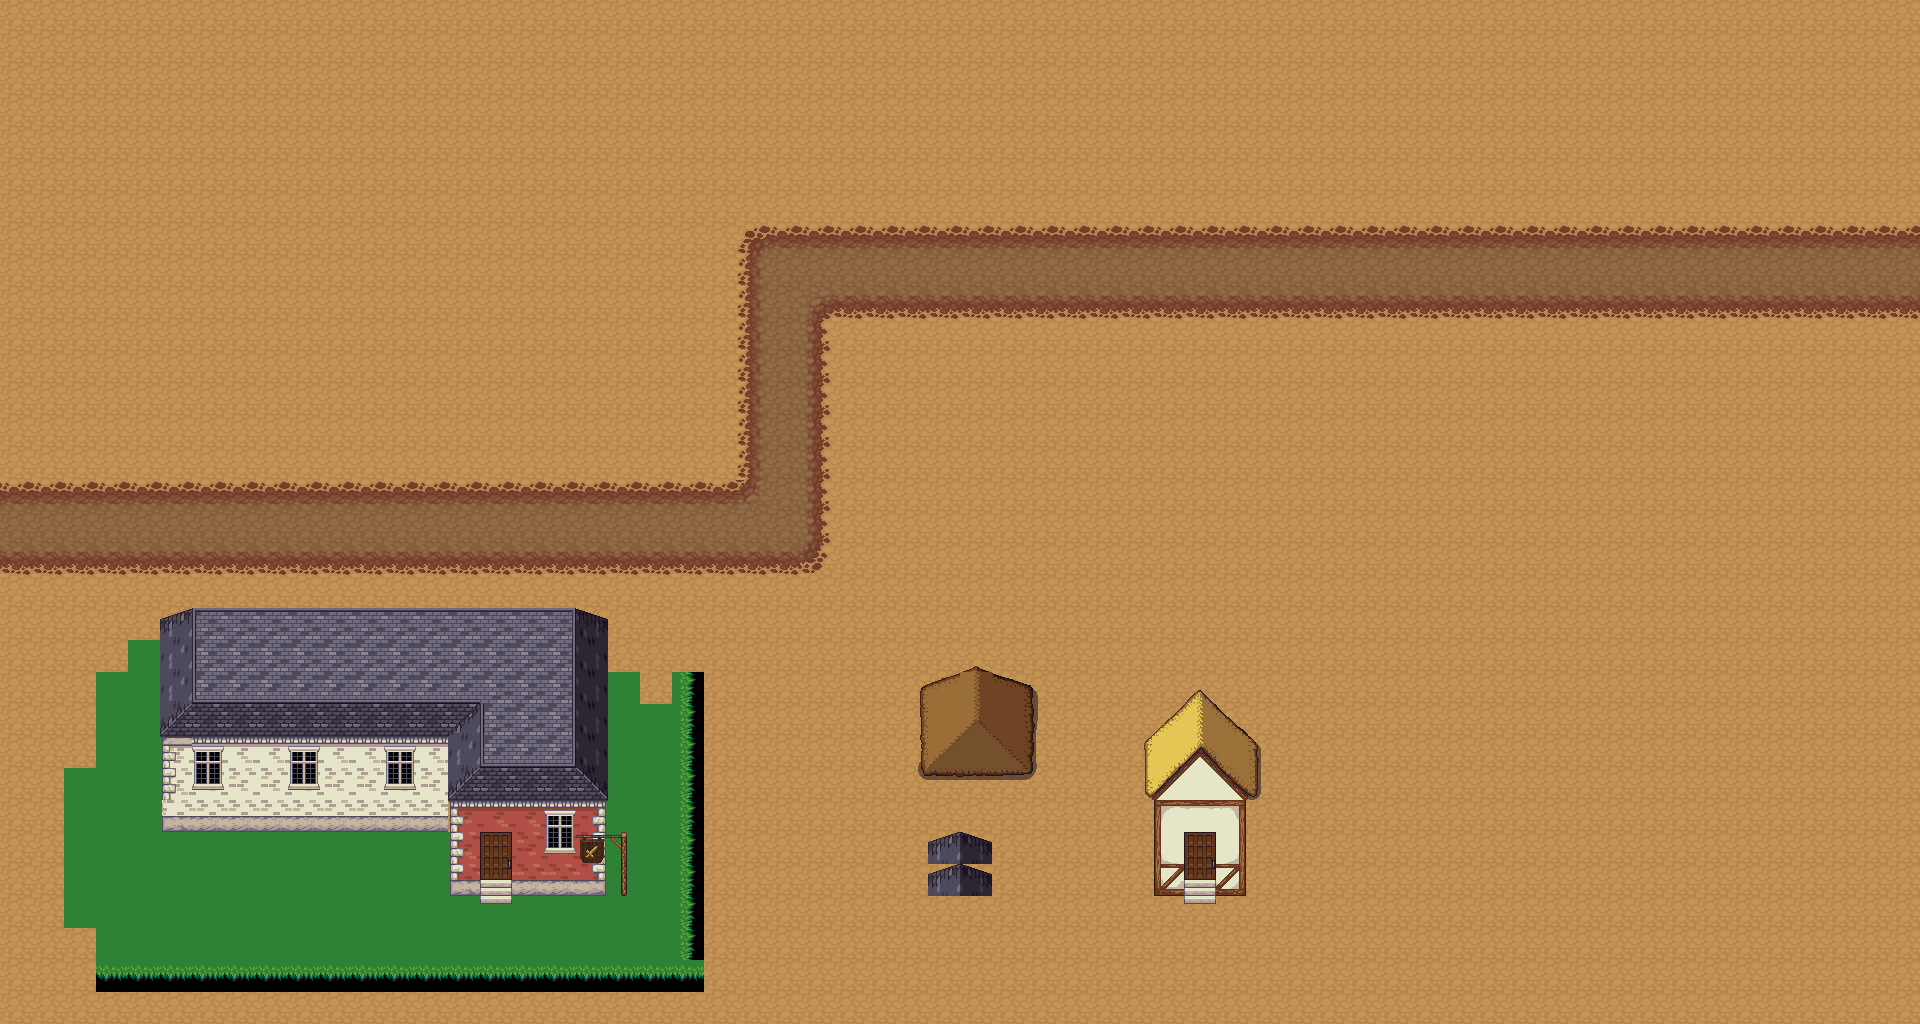

The image is a tile-based game level rendered from a .tmx file. Its description and source (layers, tilesets, objects; grid data summarised) follow:
An orthogonal 60x32 tile map with 32x32 px tiles, 6 tile layers (background1, background2, background3, houses1, ...), 6 tilesets.

<map version="1.2" tiledversion="1.2.1" orientation="orthogonal" renderorder="left-up" width="60" height="32" tilewidth="32" tileheight="32" infinite="0" nextlayerid="7" nextobjectid="1">
 <tileset firstgid="1" source="dirt.tsx" />
 <tileset firstgid="19" source="dirt2.tsx" />
 <tileset firstgid="37" source="houses.tsx" />
 <tileset firstgid="1573" source="house.tsx" />
 <tileset firstgid="1636" source="items.tsx" />
 <tileset firstgid="2660" source="grass.tsx" />
 <layer id="1" name="background1" width="60" height="32">
  <data>[1920 cells, 1920 non-empty, 5 distinct tile ids]</data>
 </layer>
 <layer id="2" name="background2" width="60" height="32">
  <data>[1920 cells, 136 non-empty, 8 distinct tile ids]</data>
 </layer>
 <layer id="3" name="background3" width="60" height="32">
  <data>[1920 cells, 0 non-empty, 0 distinct tile ids]</data>
 </layer>
 <layer id="4" name="houses1" width="60" height="32">
  <data>[1920 cells, 57 non-empty, 37 distinct tile ids]</data>
 </layer>
 <layer id="6" name="houses2" width="60" height="32">
  <data>[1920 cells, 118 non-empty, 66 distinct tile ids]</data>
 </layer>
 <layer id="5" name="houses3" width="60" height="32">
  <data>[1920 cells, 30 non-empty, 16 distinct tile ids]</data>
 </layer>
</map>
